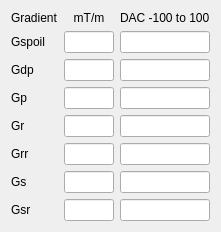
     <widget class="QWidget" name="layoutWidget">
      <property name="geometry">
       <rect>
        <x>10</x>
        <y>130</y>
        <width>221</width>
        <height>197</height>
       </rect>
      </property>
      <layout class="QGridLayout" name="gridLayout_10">
       <item row="3" column="2">
        <widget class="QLineEdit" name="leGpDAC"/>
       </item>
       <item row="3" column="1">
        <widget class="QLineEdit" name="leGp"/>
       </item>
       <item row="1" column="0">
        <widget class="QLabel" name="label">
         <property name="text">
          <string>Gspoil</string>
         </property>
        </widget>
       </item>
       <item row="2" column="2">
        <widget class="QLineEdit" name="leGdpDAC"/>
       </item>
       <item row="6" column="2">
        <widget class="QLineEdit" name="leGsDAC"/>
       </item>
       <item row="4" column="2">
        <widget class="QLineEdit" name="leGrDAC"/>
       </item>
       <item row="6" column="0">
        <widget class="QLabel" name="label_46">
         <property name="text">
          <string>Gs</string>
         </property>
        </widget>
       </item>
       <item row="0" column="2">
        <widget class="QLabel" name="label_49">
         <property name="text">
          <string>DAC -100 to 100</string>
         </property>
         <property name="scaledContents">
          <bool>true</bool>
         </property>
        </widget>
       </item>
       <item row="2" column="1">
        <widget class="QLineEdit" name="leGdp"/>
       </item>
       <item row="5" column="2">
        <widget class="QLineEdit" name="leGrrDAC"/>
       </item>
       <item row="1" column="2">
        <widget class="QLineEdit" name="leGspoilDAC"/>
       </item>
       <item row="1" column="1">
        <widget class="QLineEdit" name="leGspoil">
         <property name="toolTip">
          <string>Magnitude of final spoler gradient</string>
         </property>
        </widget>
       </item>
       <item row="4" column="1">
        <widget class="QLineEdit" name="leGr"/>
       </item>
       <item row="6" column="1">
        <widget class="QLineEdit" name="leGs">
         <property name="toolTip">
          <string>Slice select gradient</string>
         </property>
        </widget>
       </item>
       <item row="5" column="1">
        <widget class="QLineEdit" name="leGrr"/>
       </item>
       <item row="0" column="1">
        <widget class="QLabel" name="label_48">
         <property name="text">
          <string>mT/m</string>
         </property>
         <property name="alignment">
          <set>Qt::AlignCenter</set>
         </property>
        </widget>
       </item>
       <item row="5" column="0">
        <widget class="QLabel" name="label_50">
         <property name="text">
          <string>Grr</string>
         </property>
        </widget>
       </item>
       <item row="4" column="0">
        <widget class="QLabel" name="label_45">
         <property name="text">
          <string>Gr</string>
         </property>
        </widget>
       </item>
       <item row="3" column="0">
        <widget class="QLabel" name="label_44">
         <property name="text">
          <string>Gp</string>
         </property>
        </widget>
       </item>
       <item row="2" column="0">
        <widget class="QLabel" name="label_43">
         <property name="text">
          <string>Gdp</string>
         </property>
        </widget>
       </item>
       <item row="0" column="0">
        <widget class="QLabel" name="label_81">
         <property name="text">
          <string>Gradient</string>
         </property>
        </widget>
       </item>
       <item row="7" column="0">
        <widget class="QLabel" name="label_34">
         <property name="toolTip">
          <string>Slice rewind gradient</string>
         </property>
         <property name="text">
          <string>Gsr</string>
         </property>
        </widget>
       </item>
       <item row="7" column="1">
        <widget class="QLineEdit" name="leGsr">
         <property name="toolTip">
          <string>Slice rewind gradinet</string>
         </property>
        </widget>
       </item>
       <item row="7" column="2">
        <widget class="QLineEdit" name="leGsrDAC"/>
       </item>
      </layout>
     </widget>
